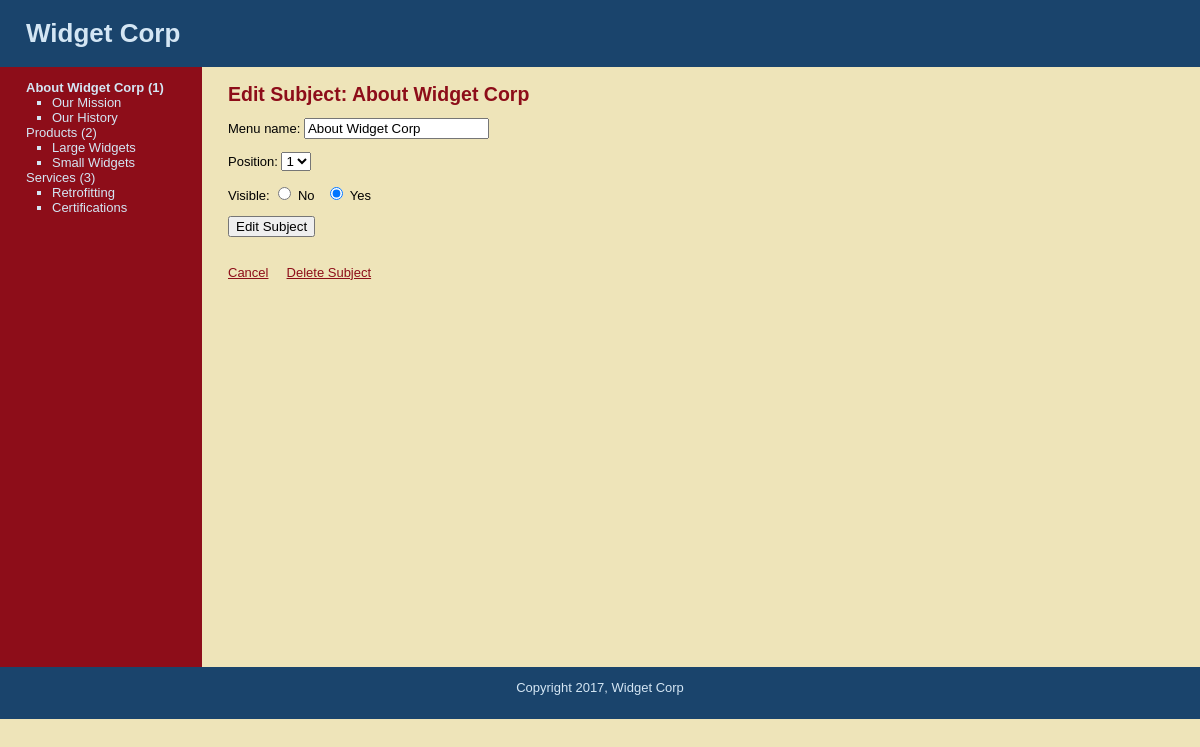
The page /edit_subject.php?subject=1 on the database its author committed.
### tables this page shows
CREATE TABLE `subjects` (
  `id` int(11) NOT NULL AUTO_INCREMENT,
  `menu_name` varchar(30) NOT NULL,
  `position` int(3) NOT NULL,
  `visible` tinyint(1) NOT NULL,
  PRIMARY KEY (`id`)
);

CREATE TABLE `pages` (
  `id` int(11) NOT NULL AUTO_INCREMENT,
  `subject_id` int(11) NOT NULL,
  `menu_name` varchar(30) NOT NULL,
  `position` int(3) NOT NULL,
  `visible` tinyint(1) NOT NULL,
  `content` text,
  PRIMARY KEY (`id`),
  KEY `subject_id` (`subject_id`)
);

### includes/functions.php (called while the page is built, shortened)
<?php
function find_all_subjects(){
	global $connection;
	$query = "SELECT * ";
	$query.= "FROM subjects ";
	$query.= "WHERE visible = 1 ";
	$query.= "ORDER BY position ASC";
	$subject_set = mysqli_query($connection, $query);
	return $subject_set;
}
function find_pages_for_subject($subject_id){
	global $connection;
	$safe_subject_id = mysqli_real_escape_string($connection, $subject_id);
	$query = "SELECT * ";
	$query.= "FROM pages ";
	$query.= "WHERE visible = 1 ";
	$query.= "AND subject_id = {$safe_subject_id} ";
	$query.= "ORDER BY position ASC";
	$page_set = mysqli_query($connection, $query);
	return $page_set;
}
function find_subject_by_id($subject_id){
	global $connection;
	$safe_subject_id = mysqli_real_escape_string($connection, $subject_id);
	$query = "SELECT * ";
	$query.= "FROM subjects ";
	$query.= "WHERE id = {$safe_subject_id} ";
	$query.= "LIMIT 1";
	$subject_set = mysqli_query($connection, $query);
	if($subject = mysqli_fetch_assoc($subject_set)){
		return $subject;
	}else{
	return null;
	}
}
function find_selected_page (){
	if (isset($_GET["subject"])) {
		$current_subject = find_subject_by_id($_GET["subject"]);
		$current_page = null;
	} elseif (isset($_GET["page"])) {
		$current_subject = null;
		$current_page = find_page_by_id($_GET["page"]);
	} else {
		$current_subject = null;
		$current_page = null;
	}
}
?>

### public/edit_subject.php (the view, shortened to what this page needs)
<?php require_once("../includes/db_connection.php"); ?>
<?php require_once("../includes/functions.php"); ?>
<?php find_selected_page();
?>
<?php include("../includes/layouts/header.php"); ?>
<div id="main">
	<div id="navigation">
		<ul class="subjects">
			<?php $subject_set=find_all_subjects();	?>
		<?php
			while($subject = mysqli_fetch_assoc($subject_set)){
		?>
			<?php
				echo "<li";
				if ($subject["id"]==$current_subject["id"]) {
					echo " class=\"selected\"";
				}
				echo ">" ;
			?>
				<a href="manage_content.php?subject=<?php echo urlencode($subject["id"]); ?> "><?php echo $subject["menu_name"]." (" . $subject["id"] . ")"; ?></a>
				<?php $page_set=find_pages_for_subject($subject["id"]); ?>
				<ul class="pages">
					<?php
					while($page = mysqli_fetch_assoc($page_set)){
					?>
			<?php
				echo "<li";
				if ($page["id"]==$current_page["id"]) {
					echo " class=\"selected\"";
				}
				echo ">" ;
			?>
					<a href="manage_content.php?page=<?php echo urlencode($page["id"]); ?>" ><?php echo $page["menu_name"]; ?></a>
					</li>
					<?php
							}
					?>
				</ul>
			</li>
		<?php
				}
		?>
		</ul>
	</div>
	<div id="page">
				<h2>Edit Subject: <?php echo $current_subject['menu_name']; ?>
					</h2>
						<form action="edit_subject.php?subject=<?php echo $current_subject["id"]; ?> " method="post">
			<p>Menu name:
				<input type="text" name="menu_name" value="<?php echo $current_subject['menu_name']; ?>" />
			</p>
			<p>Position:
				<select name="position">
				<?php
				$subject_set = find_all_subjects()	;
				$subject_count= mysqli_num_rows($subject_set);
				for($count=1; $count<=$subject_count; $count++){
						echo "<option value=\"{$count}\"";
						if ($current_subject["position"] == $count){
							echo " selected";}
						echo ">{$count}</option>";
						}
					?>
				</select>
			</p>
			<p>Visible:
			<input type="radio" name="visible" value="0" <?php if ($current_subject["visible"] == 0) {echo "checked";} ?> /> No
				&nbsp;
				<input type="radio" name="visible" value="1" <?php if ($current_subject["visible"] == 1) {echo "checked";} ?> /> Yes
			</p>
			<input type="submit" name="submit" value="Edit Subject" />
		</form>
		<br />
		<a href ="manage_content.php">Cancel</a>
		<a href ="delete_subject.php?subject=<?php echo $current_subject["id"];?>" onclick="return confirm('Are you sure?');">Delete Subject</a>
	</div>
</div>
<?php include("../includes/layouts/footer.php"); ?>

### public/stylesheets/public.css (style rules this page uses)
html { height: 100%; width: 100%; }
body { width: 100%; height: 100%; margin: 0; padding: -; border: 0; font-family: Verdana, Arial, Helvetica, sans-serif; font-size: 13px; line-height: 15px; background: #EEE4B9; }
a { color: #8D0D19; }
#main { height: 600px; width: 100%; margin: 0; padding: 0; background: #EEE4B9; }
#navigation { float: left; width: 150px; height: 100%; margin: 0; padding: 0 2em; color: #D4E6F4; background: #8D0D19; }
#navigation a { color: #D4E6F4; text-decoration: none; }
ul.subjects { margin: 1em 0; padding-left: 0; list-style: none }
ul.pages { padding-left: 2em; list-style: square; font-weight: normal; }
.selected { font-weight: bold; }
#page { float: left; height: 100%; padding-left: 2em; vertical-align: top; background: #EEE4B9; color: #000000; }
#page h2 { color: #8D0D19; margin-top: 1em; }

### rows shown on the page
subjects: menu_name "About Widget Corp", id "1", position "1", visible "☑"
pages: menu_name "Our Mission"
pages: menu_name "Our History"
subjects: menu_name "Products", id "2"
pages: menu_name "Large Widgets"
pages: menu_name "Small Widgets"
subjects: menu_name "Services", id "3"
pages: menu_name "Retrofitting"
pages: menu_name "Certifications"
